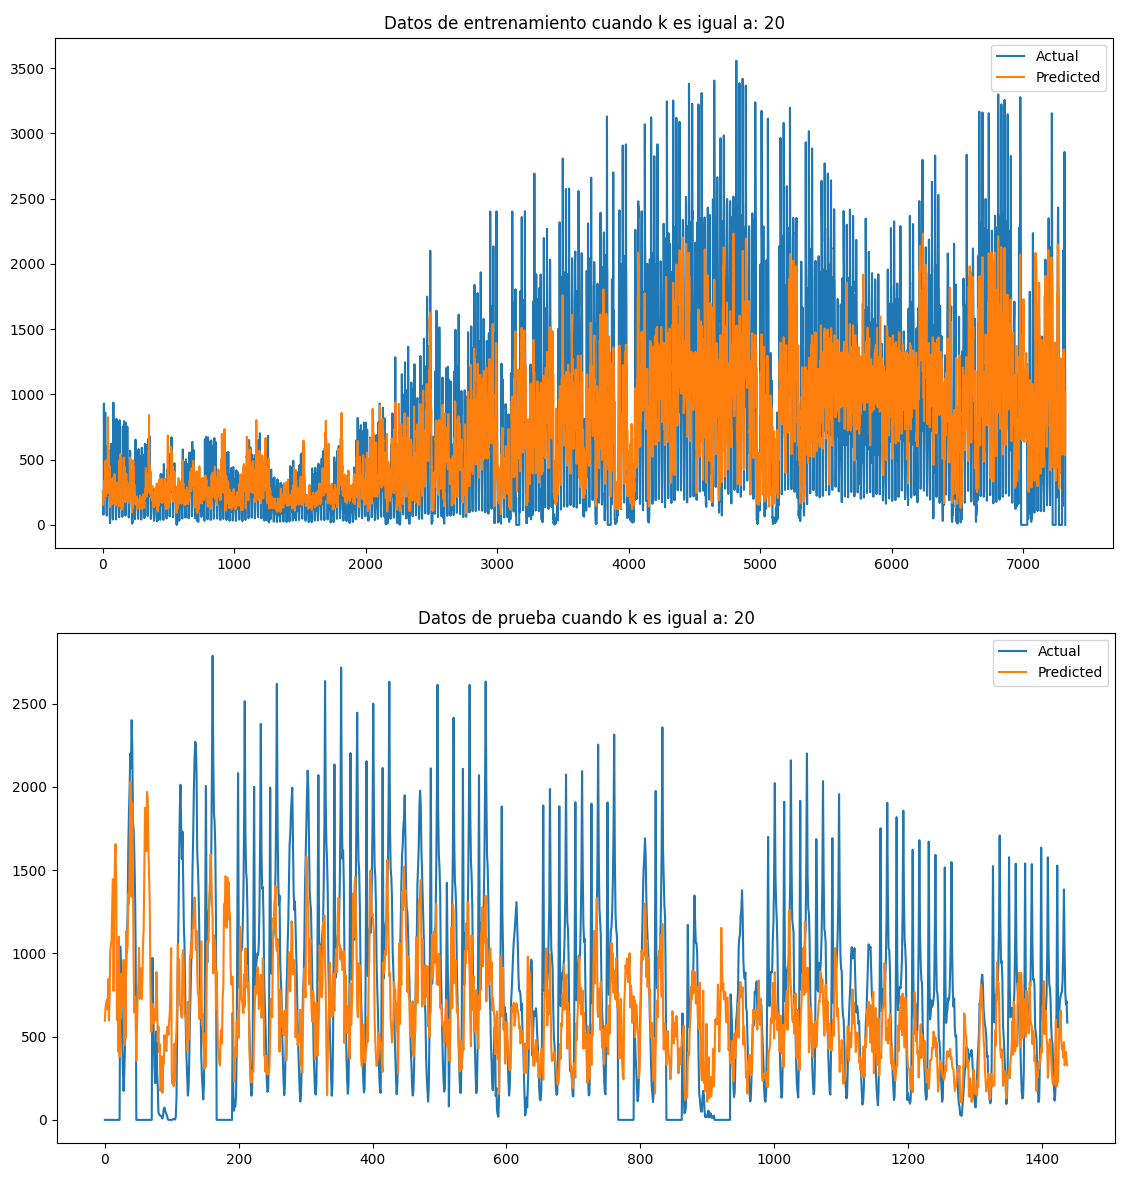

Here is the Python script that generated this plot:
# Dependencias importantes:
# pip install -U ipykernel
# pip install pandas seaborn
# pip install pyarrow
# pip install scikit-learn

# Importar dependencias
import os
import numpy as np
import pandas as pd
import seaborn as sns
import matplotlib.pyplot as plt

import warnings
warnings.filterwarnings('ignore')

# Importar clase de Python para instanciar el modelo KNN
from sklearn.neighbors import KNeighborsRegressor
from sklearn.metrics import mean_squared_error
from sklearn.metrics import root_mean_squared_error

# Se definen las variables que contienen la ruta del archivo
DATA_PATH="C:\\Users\\TTLG-85\\Documents\\DigitalNAO\\ID1"
FILE_BIKERPRO = 'SeoulBikeData.csv'

# Leemos el archivo con pandas
bikerpro = pd.read_csv(
    os.path.join(DATA_PATH, FILE_BIKERPRO),
    encoding = "ISO-8859-1"
    )

# Se asignan los nombres de las columnas limpias en una variable
clean_columns = [
    x.lower().\
        replace("(°c)", '').\
        replace("(%)", '').\
        replace(" (m/s)", '').\
        replace(" (10m)", '').\
        replace(" (mj/m2)", '').\
        replace("(mm)", '').\
        replace(" (cm)", '').\
        replace(" ", '_')
    for x in bikerpro.columns
    ]

# Ahora asignamos los nuevos nombres de columnas para el análisis
bikerpro.columns = clean_columns

# Transformar la columna date al formato de fecha deseado
bikerpro['date'] = pd.to_datetime(bikerpro['date'], format='%d/%m/%Y')

# Mostrar resumen de la estructura del archivo
bikerpro.info()

# Columnas del clima
weather_cols = [
    'temperature', 
    'humidity',
    'humidity',
    'wind_speed',
    'visibility',
    'dew_point_temperature',
    'solar_radiation',
    'rainfall',
    'snowfall'
    ]

# Columna objectivo a predecir
target_col = ['rented_bike_count']

# Obtenemos los datos requeridos para el modelo
X = bikerpro[weather_cols+target_col]

# datos ordenados
X = bikerpro.sort_values(['date', 'hour'])

# Datos de entrenamiento
X_train = X.loc[: X.shape[0]-1440,:][weather_cols]
y_train = X.loc[: X.shape[0]-1440,:][target_col]

# Datos de prueba
X_test = X.loc[X.shape[0]-1440+1:,:][weather_cols]
y_test = X.loc[X.shape[0]-1440+1:,:][target_col]

# KNN con RMSE
# Definir el arreglo de los valores de k
knn_list = [3, 5, 10, 15, 20, 50, 100, 300, 500, 1000]

# Listas para valores del RMSE de entremiento y prueba para los distintos valores de k 
rmse_train = []
rmse_test = []

# Iterar sobre el arreglo y evaluar el modelo
for k in knn_list:
    # Modelo para k vecinos mas cercanos
    model = KNeighborsRegressor(n_neighbors=k)
    # Ajustamos el modelo sobre los datos de entrenamiento
    model.fit(X_train, y_train)
    # Predecimos para los datos de entrenamiento y prueba
    y_train_pred = model.predict(X_train)
    y_test_pred = model.predict(X_test)
    # error en conjunto de entrenamiento
    error_train = root_mean_squared_error(y_train, y_train_pred)
    # agregar el valor del rmse de train en su arreglo
    rmse_train.append(error_train)
    # error en conjunto de prueba
    error_test = root_mean_squared_error(y_test, y_test_pred)
    # agregar el valor del rmse de test en su arreglo
    rmse_test.append(error_test)
    print("Error RMSE en ENTRENAMIENTO:", round(error_train,2) )
    print("Error RMSE en PRUEBA:", round(error_test,2) )
    # Plotting graph of Actual (true) values and predicted values
    plt.figure(figsize=(15,5))
    plt.plot(y_train.reset_index(drop=True))
    plt.plot(list(y_train_pred))
    plt.title('Datos de entrenamiento cuando k es igual a: {}'.format(k))
    plt.legend(["Actual", "Predicted"])
    plt.show()
    # Plotting graph of Actual (true) values and predicted values
    plt.figure(figsize=(15,5))
    plt.plot(y_test.reset_index(drop=True))
    plt.plot(list(y_test_pred))
    plt.title('Datos de prueba cuando k es igual a: {}'.format(k))
    plt.legend(["Actual", "Predicted"])
    plt.show()

# Visualizar cómo cambia el RMSE con diferentes valores de k para el conjunto de entrenamiento y prueba
plt.plot(knn_list, rmse_train, marker='o', label='Entrenamiento')
plt.plot(knn_list, rmse_test, marker='o', label='Prueba')
plt.title('RMSE vs. Valor de k')
plt.xlabel('Valor de k')
plt.ylabel('RMSE')
plt.xticks(knn_list)
plt.legend()
plt.grid(True)
plt.show()
